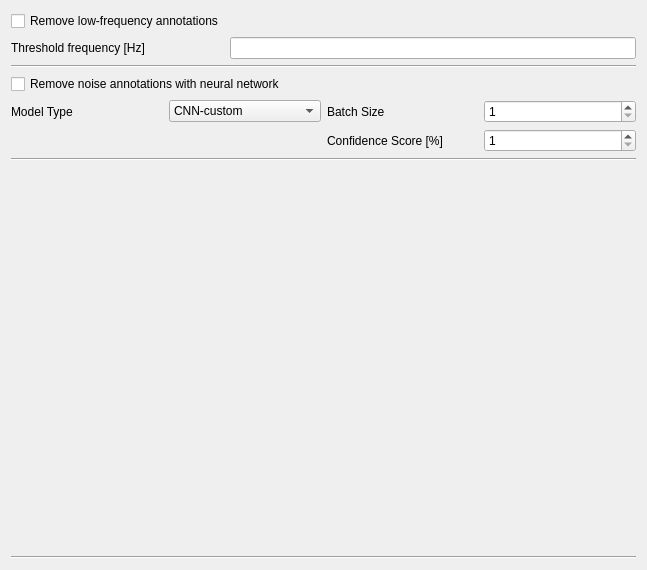
<?xml version="1.0" encoding="UTF-8"?>
<ui version="4.0">
 <class>FilteringSettingsWidget</class>
 <widget class="QWidget" name="FilteringSettingsWidget">
  <property name="geometry">
   <rect>
    <x>0</x>
    <y>0</y>
    <width>647</width>
    <height>570</height>
   </rect>
  </property>
  <property name="windowTitle">
   <string>Form</string>
  </property>
  <layout class="QVBoxLayout" name="verticalLayout">
   <item>
    <layout class="QGridLayout" name="frequencyFilterGridLayout">
     <item row="1" column="0">
      <widget class="QLabel" name="frequencyThresholdLabel">
       <property name="text">
        <string>Threshold frequency [Hz]</string>
       </property>
      </widget>
     </item>
     <item row="0" column="0">
      <widget class="QCheckBox" name="frequencyFilterCheckBox">
       <property name="text">
        <string>Remove low-frequency annotations</string>
       </property>
      </widget>
     </item>
     <item row="1" column="1">
      <widget class="QLineEdit" name="frequencyThresholdNameEdit">
       <property name="text">
        <string/>
       </property>
      </widget>
     </item>
    </layout>
   </item>
   <item>
    <widget class="Line" name="upperHorizontalLine_2">
     <property name="orientation">
      <enum>Qt::Horizontal</enum>
     </property>
    </widget>
   </item>
   <item>
    <layout class="QGridLayout" name="neuralNetworkFilterGridLayout">
     <item row="2" column="3">
      <widget class="QLabel" name="modelBatchSize">
       <property name="text">
        <string>Batch Size</string>
       </property>
      </widget>
     </item>
     <item row="4" column="4">
      <widget class="QSpinBox" name="batchSizeSpinBox">
       <property name="minimum">
        <number>1</number>
       </property>
       <property name="maximum">
        <number>1024</number>
       </property>
      </widget>
     </item>
     <item row="4" column="3">
      <widget class="QLabel" name="modelConfidenceScore">
       <property name="text">
        <string>Confidence Score [%]</string>
       </property>
      </widget>
     </item>
     <item row="2" column="4">
      <widget class="QSpinBox" name="confidenceSpinBox">
       <property name="minimum">
        <number>1</number>
       </property>
       <property name="maximum">
        <number>100</number>
       </property>
      </widget>
     </item>
     <item row="2" column="0">
      <widget class="QLabel" name="modelTypeLabel">
       <property name="text">
        <string>Model Type</string>
       </property>
      </widget>
     </item>
     <item row="0" column="0" colspan="2">
      <widget class="QCheckBox" name="neuralNetworkFilterCheckBox">
       <property name="text">
        <string>Remove noise annotations with neural network</string>
       </property>
      </widget>
     </item>
     <item row="2" column="1">
      <widget class="QComboBox" name="modelTypeComboBox">
       <item>
        <property name="text">
         <string>CNN-custom</string>
        </property>
       </item>
      </widget>
     </item>
    </layout>
   </item>
   <item>
    <widget class="Line" name="upperHorizontalLine_3">
     <property name="orientation">
      <enum>Qt::Horizontal</enum>
     </property>
    </widget>
   </item>
   <item>
    <spacer name="verticalSpacer">
     <property name="orientation">
      <enum>Qt::Vertical</enum>
     </property>
     <property name="sizeHint" stdset="0">
      <size>
       <width>20</width>
       <height>40</height>
      </size>
     </property>
    </spacer>
   </item>
   <item>
    <widget class="Line" name="upperHorizontalLine">
     <property name="orientation">
      <enum>Qt::Horizontal</enum>
     </property>
    </widget>
   </item>
  </layout>
 </widget>
 <resources/>
 <connections/>
</ui>
